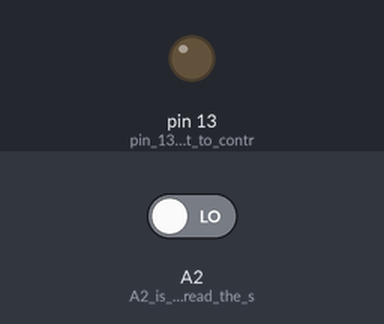
Simulated run of this sketch. Board: Arduino Uno, built with avr-gcc and run on an emulated ATmega328P. Shown: output pins drawn as LEDs (lit = HIGH). The test bench sets the inputs (shaded band); at power-on: A2 (A2_is_input_to_read_the_s) LOW.

Above: at 1.2 s.
1.3 s: A2 (A2_is_input_to_read_the_s) driven HIGH
At 2.2 s:
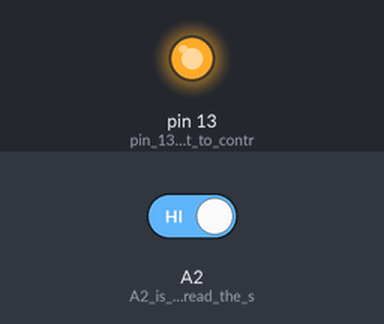
2.8 s: A2 (A2_is_input_to_read_the_s) driven LOW
At 3.3 s:
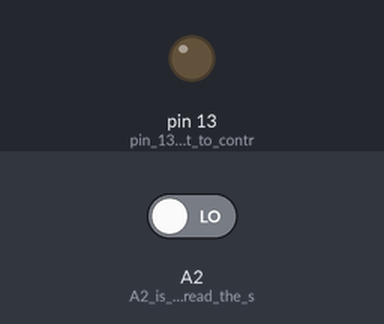
Timing chart, 0 to 5.8 s (numbered marks = the images above; inputs shaded):
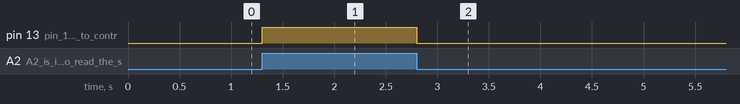

The sketch:

DorthyShoes.ino
```cpp
void setup() {
  pinMode(13, OUTPUT);  //  pin 13 is output to control the LED
  pinMode(A2, INPUT);  //  A2 is input to read the shoe switch
}

void loop() {
  int shoeState = digitalRead(A2);  // this checks if the heels are touching and save the result

  // If the heels are touching
  if (shoeState == HIGH) {     // turn LED on
    digitalWrite(13, HIGH);
  } else {
    digitalWrite(13, LOW);     // if heels are not touching turn  LED off
  }
}
```

Measured:
- after the input at 1.3 s, pin 13 (pin_13_is_output_to_contr): LOW → HIGH at once
- after the input at 2.8 s, pin 13 (pin_13_is_output_to_contr): HIGH → LOW at once
